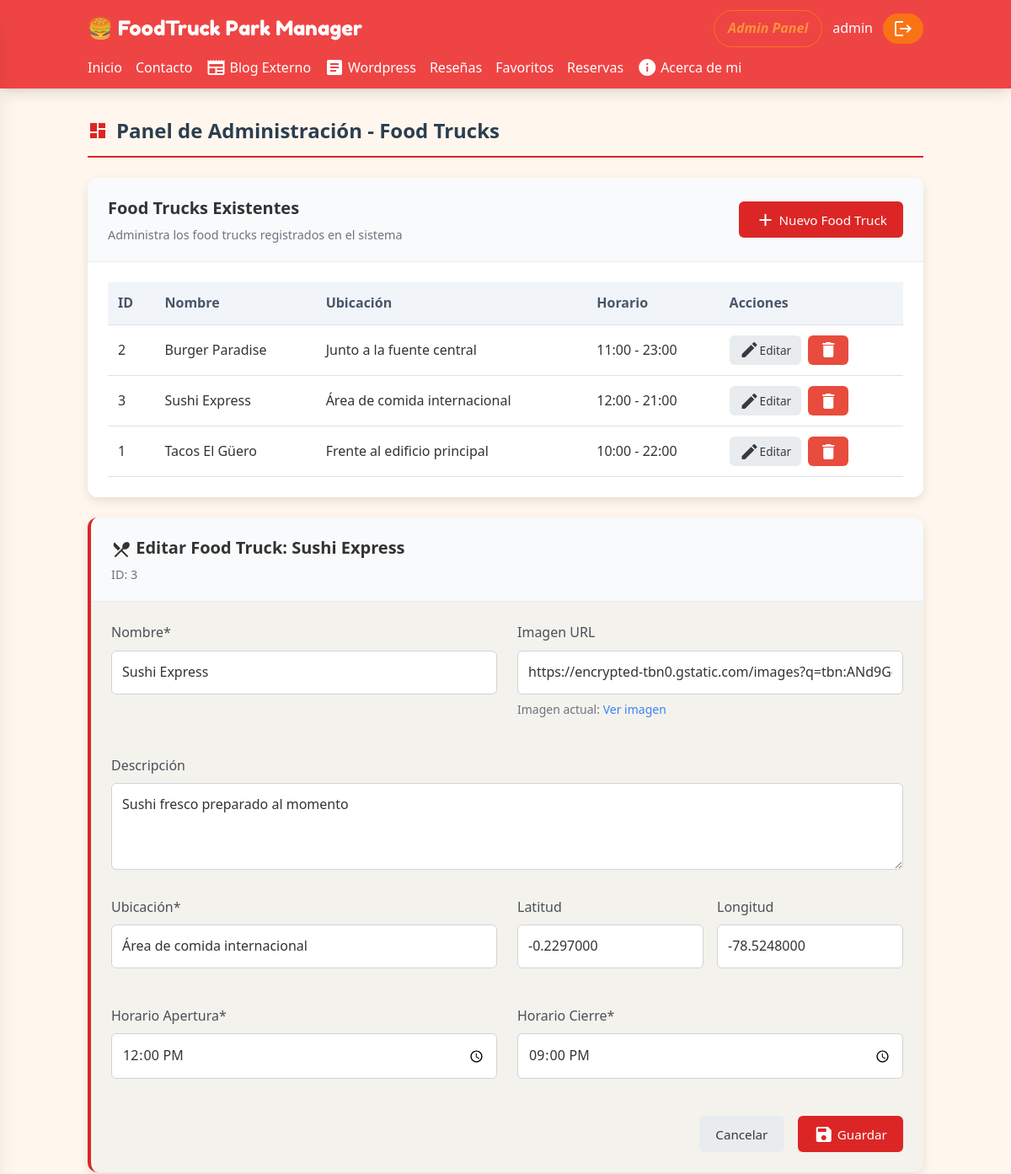
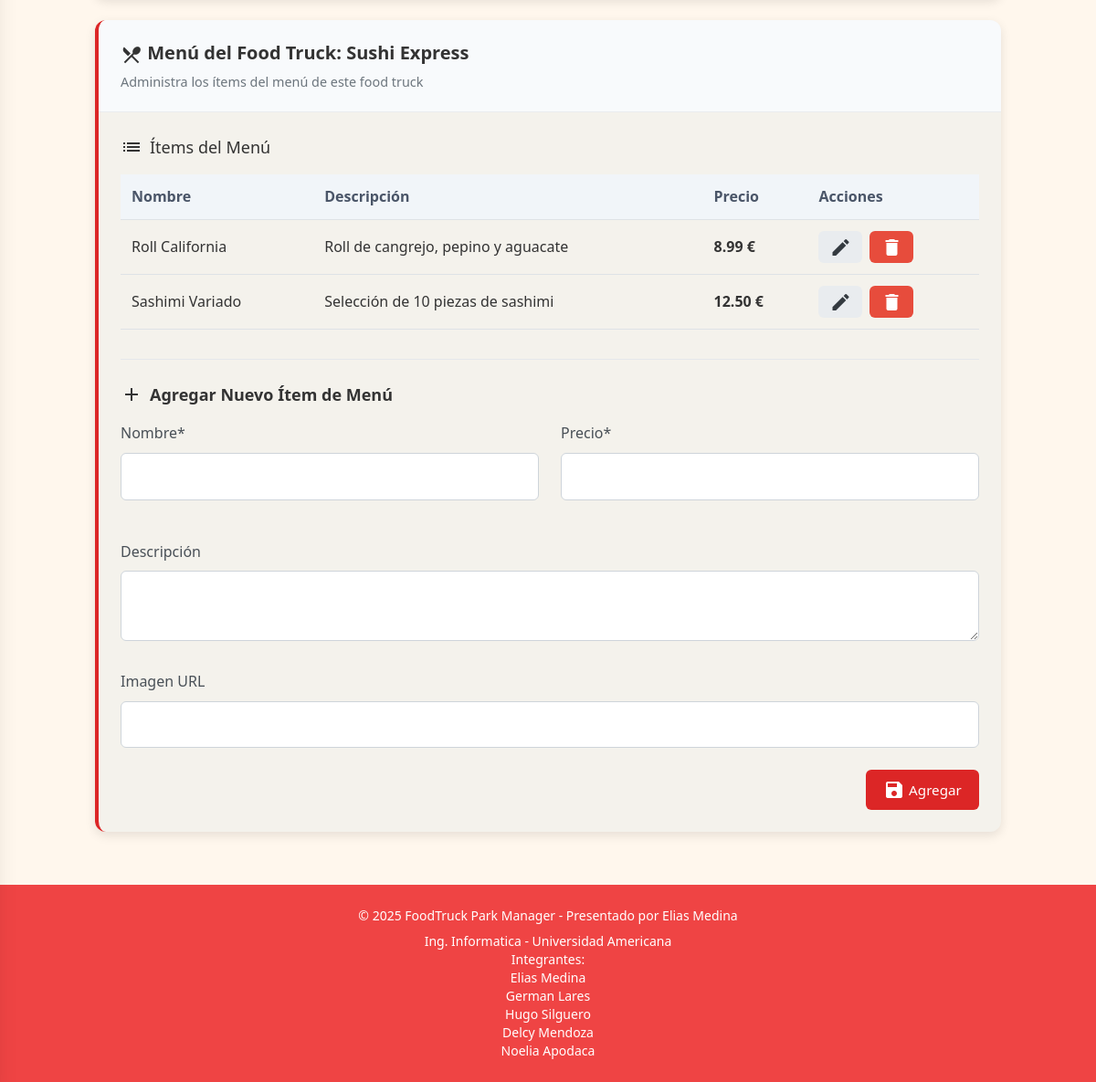
Page /public/admin.php?action=edit&id=3 (signed in) on the committed database (2 pictures, top to bottom).
### tables this page shows
CREATE TABLE `foodtrucks` (
  `id` int(11) NOT NULL,
  `nombre` varchar(100) NOT NULL,
  `descripcion` text DEFAULT NULL,
  `ubicacion` varchar(255) DEFAULT NULL,
  `lat` decimal(10,7) DEFAULT NULL,
  `lng` decimal(10,7) DEFAULT NULL,
  `horario_apertura` time DEFAULT NULL,
  `horario_cierre` time DEFAULT NULL,
  `imagen` varchar(255) DEFAULT NULL
);

CREATE TABLE `menus` (
  `id` int(11) NOT NULL,
  `foodtruck_id` int(11) NOT NULL,
  `nombre` varchar(100) NOT NULL,
  `descripcion` text DEFAULT NULL,
  `precio` decimal(10,2) NOT NULL,
  `imagen` varchar(255) DEFAULT NULL
);

### public/admin.php (the view, shortened to what the rows shown need)
<?php
require_once __DIR__ . '/../src/DAO/FoodTruckDAO.php';
require_once __DIR__ . '/../src/DAO/MenuDAO.php';
$database = new Src\Config\Database();
$foodTruckDAO = new Src\DAO\FoodTruckDAO($database);
$menuDAO = new Src\DAO\MenuDAO($database);
$action = $_GET['action'] ?? '';
$foodtruck_id = $_GET['id'] ?? 0;
$menu_id = $_GET['menu_id'] ?? 0;
if ($action === 'delete' && $foodtruck_id) {
    if ($foodTruckDAO->deleteFoodTruck($foodtruck_id)) {
        $message = 'Food Truck eliminado correctamente';
        $message_type = 'success';
        $foodtruck_id = 0;
    } else {
        $message = 'Error al eliminar el Food Truck';
        $message_type = 'error';
    }
} elseif ($action === 'edit' && $foodtruck_id) {
    $currentFoodTruck = $foodTruckDAO->getFoodTruckById($foodtruck_id);
} elseif ($action === 'edit_menu' && $menu_id) {
    $currentMenuItem = $menuDAO->getMenuItemById($menu_id);
    if ($currentMenuItem) {
        $foodtruck_id = $currentMenuItem['foodtruck_id'];
        $currentFoodTruck = $foodTruckDAO->getFoodTruckById($foodtruck_id);
    }
}
$foodTrucks = $foodTruckDAO->getAllFoodTrucks();
?>
<!DOCTYPE html>
<html lang="es">
<head>
</head>
<body>
    <?php include __DIR__ . '/../templates/header.php'; ?>
    <main class="container mx-auto px-4 py-8">
        <section class="max-w-6xl mx-auto">
            <h2 class="section-title">
                <i class="material-icons">dashboard</i>
                Panel de Administración - Food Trucks
            </h2>
            <div class="card">
                <div class="card-body">
                    <div class="overflow-x-auto">
                        <table>
                            <thead>
                                <tr>
                                    <th>ID</th>
                                    <th>Nombre</th>
                                    <th>Ubicación</th>
                                    <th>Horario</th>
                                    <th>Acciones</th>
                                </tr>
                            </thead>
                            <tbody>
                                <?php foreach ($foodTrucks as $ft): ?>
                                    <tr>
                                        <td><?= $ft['id'] ?></td>
                                        <td class="font-medium"><?= htmlspecialchars($ft['nombre']) ?></td>
                                        <td><?= htmlspecialchars($ft['ubicacion']) ?></td>
                                        <td><?= substr($ft['horario_apertura'], 0, 5) ?> - <?= substr($ft['horario_cierre'], 0, 5) ?></td>
                                        <td>
                                            <div class="action-buttons">
                                                <a href="admin.php?action=edit&id=<?= $ft['id'] ?>"
                                                   class="btn btn-secondary btn-sm">
                                                    <i class="material-icons">edit</i> Editar
                                                </a>
                                                <a href="admin.php?action=delete&id=<?= $ft['id'] ?>"
                                                   class="btn btn-danger btn-sm"
                                                   onclick="return confirm('¿Estás seguro de eliminar este Food Truck?')">
                                                    <i class="material-icons">delete</i>
                                                </a>
                                            </div>
                                        </td>
                                    </tr>
                                <?php endforeach; ?>
                            </tbody>
                        </table>
                    </div>
                </div>
            </div>
            <?php if (($action === 'edit' || $action === 'edit_menu') && isset($currentFoodTruck)): ?>
                <div class="card highlight-section scroll-target" id="menu-section">
                    <div class="card-body">
                        <div class="mb-8">
                            <div class="overflow-x-auto">
                                <table>
                                    <thead>
                                        <tr>
                                            <th>Nombre</th>
                                            <th>Descripción</th>
                                            <th>Precio</th>
                                            <th>Acciones</th>
                                        </tr>
                                    </thead>
                                    <tbody>
                                        <?php
                                        $menuItems = $menuDAO->getMenuByFoodTruckId($currentFoodTruck['id']);
                                        foreach ($menuItems as $item): ?>
                                            <tr class="<?= ($action === 'edit_menu' && isset($currentMenuItem) && $currentMenuItem['id'] == $item['id']) ? 'bg-blue-50' : '' ?>">
                                                <td class="font-medium"><?= htmlspecialchars($item['nombre']) ?></td>
                                                <td><?= htmlspecialchars($item['descripcion']) ?></td>
                                                <td class="font-semibold"><?= number_format($item['precio'], 2) ?> €</td>
                                                <td>
                                                    <div class="action-buttons">
                                                        <a href="admin.php?action=edit_menu&id=<?= $currentFoodTruck['id'] ?>&menu_id=<?= $item['id'] ?>#menu-section"
                                                           class="btn btn-secondary btn-sm">
                                                            <i class="material-icons">edit</i>
                                                        </a>
                                                        <a href="admin.php?action=delete_menu&menu_id=<?= $item['id'] ?>"
                                                           class="btn btn-danger btn-sm"
                                                           onclick="return confirm('¿Estás seguro de eliminar este ítem?')">
                                                            <i class="material-icons">delete</i>
                                                        </a>
                                                    </div>
                                                </td>
                                            </tr>
                                        <?php endforeach; ?>
                                    </tbody>
                                </table>
                            </div>
                        </div>
                    </div>
                </div>
            <?php endif; ?>
        </section>
    </main>
    <?php include __DIR__ . '/../templates/footer.php'; ?>
</body>
</html>

### rows in the picture
foodtrucks: id "2", nombre "Burger Paradise", ubicacion "Junto a la fuente central", horario_apertura "11:00", horario_cierre "23:00"
foodtrucks: id "3", nombre "Sushi Express", ubicacion "Área de comida internacional", horario_apertura "12:00", horario_cierre "21:00"
foodtrucks: id "1", nombre "Tacos El Güero", ubicacion "Frente al edificio principal", horario_apertura "10:00", horario_cierre "22:00"
menus: nombre "Roll California", descripcion "Roll de cangrejo, pepino y aguacate", precio "8.99"
menus: nombre "Sashimi Variado", descripcion "Selección de 10 piezas de sashimi", precio "12.50"

### other values in the picture
$_SESSION['username'] "admin"
$currentFoodTruck['nombre'] "Sushi Express"
$currentFoodTruck['id'] "3"
PRESENTADO_POR "Elias Medina"
